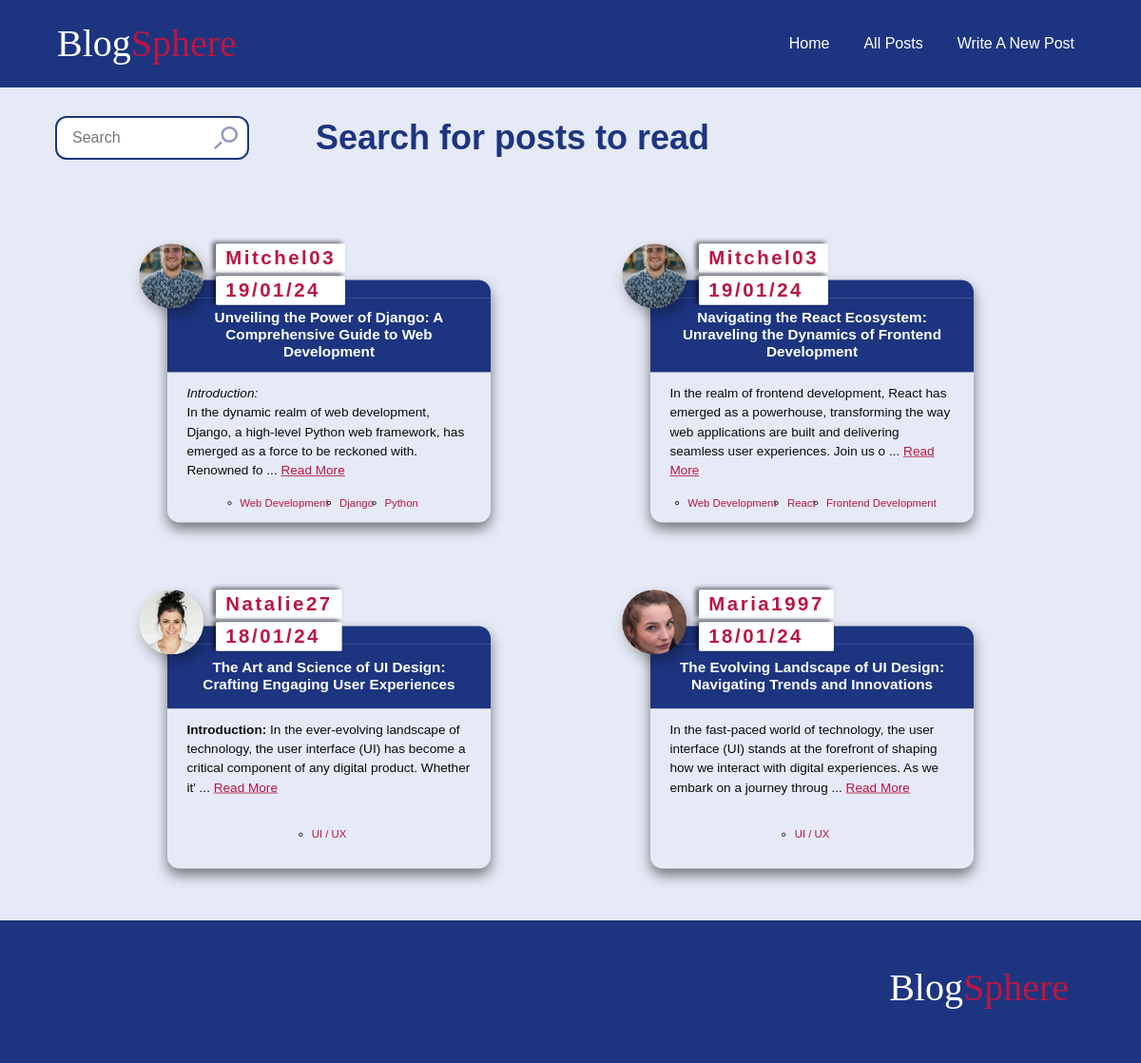
/posts/, run on an earlier commit of the app's database.
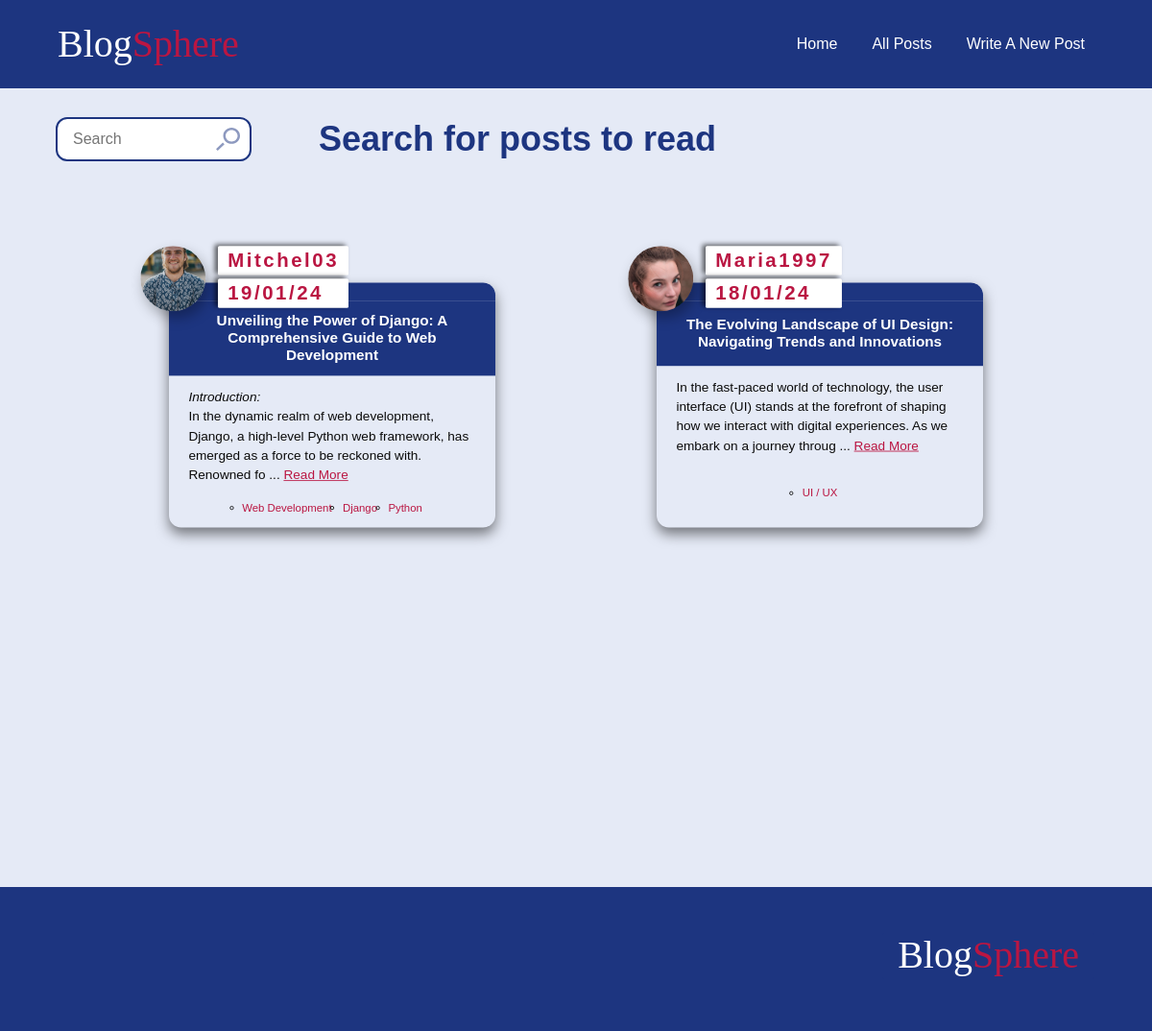
And on a later commit of the database.
### blog/models.py (models this page shows, shortened)
class Navigation(models.Model):
    text= models.CharField(max_length=100)
    destination= models.CharField(max_length=100)

class Post(models.Model):
    title = models.CharField(max_length=100)
    author = models.ForeignKey(User,  on_delete=models.CASCADE)
    body = RichTextUploadingField(blank=True, null=True)
    created_at = models.DateField(auto_now=True)
    tags = models.ManyToManyField(Tag)
    slug = models.SlugField(unique=True, editable= False, blank= True, db_index=True, default='')
    comments = models.ManyToManyField('Comment', blank=True)
    class Meta:
        ordering = ['-created_at']

class Tag(models.Model):
    name = models.CharField(max_length=100)
    def __str__(self):
        return f'{self.name}'

### accounts/models.py (models this page shows, shortened)
class Profile(models.Model):
    MALE = 'M'
    FEMALE = 'F'
    OTHER = 'O'
    GENDER_CHOICES = [
        (MALE, 'Male'),
        (FEMALE, 'Female'),
        (OTHER, 'Other'),
    ]
    user = models.OneToOneField(User, on_delete=models.CASCADE)
    bio = models.TextField(blank=True,null=True,  max_length = 400)
    profile_pic = models.ImageField( blank=True, null=True)
    gender = models.CharField(null=True, blank= True,  max_length=1,choices=GENDER_CHOICES, default= MALE)
    birthday = models.DateField(null=True, blank = True, default=default_date)
    job = models.CharField(blank=True, null=True,  max_length = 400)
    first_name = models.CharField(null=True, blank=True, max_length=100)
    last_name = models.CharField(null=True, blank=True, max_length=100)
    email = models.EmailField(null=True, blank=True,  max_length=254)
    full_name = models.CharField(null=True, max_length = 200, blank= True)
    country = models.CharField(null=True, blank=True, max_length=100)
    city = models.CharField(null=True, blank=True, max_length=100)
    following = models.ManyToManyField('self',symmetrical=False, blank=True)
    followers = models.ManyToManyField("self", related_name="followed_by", symmetrical=False, blank=True)
    comments = models.ManyToManyField(Comment,related_name='user_comments', blank=True)

### blog/views.py (the view)
# urls.py: path('posts/', views.all_posts, name='posts'),
def all_posts(request):
   q = request.GET.get('q', '').strip()
   tag = request.GET.get('tag', '')
   filter_param = request.GET.get('filter', '')
   all_posts = posts.all()
   filtered_posts_by_author = posts.filter(author__username__contains=q)
   filtered_posts_by_title =all_posts.filter(title__icontains=q)
   filtered_posts_by_tag = posts.filter(Q(tags__name__contains=q)| Q(tags__name = tag)).distinct()
   if q:
      filtered_posts = posts.filter(
      Q(tags__name=tag) |
      Q(tags__name__icontains=q) |
      Q(author__username__icontains=q) |
      Q(slug__icontains=q)
   ).distinct().order_by('-created_at','title')
   else:
      filtered_posts = None;
   tag_posts = posts.filter(tags__name = tag)
   context = {
      'all_posts': all_posts,
      'tag': tag,
      'filter': filter_param,
      'filtered_posts': filtered_posts,
      'search': q,
      'tag_posts': tag_posts,
      "filtered_posts_by_author": filtered_posts_by_author,
      "filtered_posts_by_title": filtered_posts_by_title,
      "filtered_posts_by_tag": filtered_posts_by_tag
   }
   return render(request, 'blog/posts.html', context)

### blog/context_processors.py (called while the page is built)
def render_Nav_processor(request):
  if request.user.is_authenticated:
    navigation_links = Navigation.objects.exclude(destination = 'login')
  else:
    navigation_links = Navigation.objects.exclude(destination = 'logout')
  return  {
        'nav_links': navigation_links
    }

### blog/templates/blog/posts.html (shortened to what this page needs)
{% extends '../layout.html'%}
{% load static%}
{% block style %}
<link rel="stylesheet" href="{% static "posts.css"%}">
<link rel="stylesheet" href="{% static "article.css"%}">
{% endblock  %}
{% block content %}
<div class="heading-row" >
    <form class="search-container" action={{request.path}} method="GET">
        <input class="search-input" type="text"  placeholder="Search" name="q" id="q">
        <img class="search-icon" src="{% static 'search-icon.svg' %}" alt="search icon">
    </form>
    {% if filtered_posts %}
    <div class="search-container">
<h1>Search Results for <span class="post-about">{{search|title}}</span>:  <span class="search-container-count" > {{filtered_posts.count}}</span></h1>
<div class="search-container--filter">
{% if filtered_posts.count %}
<h4>Filter by:</h4>
<div class="filter-links">
<a class=" {% if filter == 'author' %} filter-active {% endif %}  filter-by--author filter-link" href="{% url 'posts'%}?filter=author&q={{search}}"> Author <span >{{filtered_posts_by_author.count}}</span> </a>
<a class=" {% if filter == 'title' %} filter-active {% endif %} filter-by--title filter-link" href="{% url 'posts'%}?filter=title&q={{search}}"> Posts <span >{{filtered_posts_by_title.count}}</span></a>
<a class="{% if filter == 'tag' %} filter-active {% endif %} filter-by--tag filter-link" href="{% url 'posts'%}?filter=tag&q={{search}}"> Tags <span >{{filtered_posts_by_tag.count}}</span></a>
<a class="filter-reset filter-link" href="{% url 'posts'%}?q={{search}}"> Reset filter</a>
</div>
{% endif %}
</div>
</div>
{% else %}
{% if tag %}
<h1 >Posts about <span class="post-about">{{tag}}</span></h1>
{% else %}
<h1>Search for posts to read</h1>
{% endif %}
{% endif %}
</div>
     <ul class="blogs">
        {% if tag %}
        {% for post in tag_posts %}
        {% include "components/article.html" %}
        {% endfor %}
        {% else %}
        {% if not filtered_posts and not search %}
    {% for post in all_posts %}
   {% include "components/article.html" %}
    {% endfor %}
  {% endif %}
 {% endif %}</ul>
{% endblock content %}

### templates/components/header.html (shortened to what this page needs)
{% load static%}
{% block style %}
<link rel="stylesheet" href="{% static "header.css"%}">
<link rel="stylesheet" href="{% static "article.css"%}">
{% endblock  %}
<header class="nav-header" >
    <div class="container header">
      <div>
       <span class="logo">Blog<span class="brand-accent">Sphere
    </div><nav >
    <ul class="nav">
     {% for link in nav_links %}
       <li>
        <a href="{% url link.destination %}">{{ link.text | title }}</a>
       </li>
       {% endfor %}
    </ul>
</nav>
</div>
</header>

### templates/components/article.html (shortened to what this page needs)
{% load static %}
<li class="post ">
    <header class="author">
        {% if post.author != request.user %}
         <a href="{% url 'user-profile' username=post.author tab='informations' %}">
            {% else %}
            <a href="{% url 'my-informations' %}">
       {% endif %}
       {% if post.author.profile.profile_pic %}
       <img class="profile-picture" src="{{ post.author.profile.profile_pic.url }}" alt="Profile Picture">
{% else %}
            <img class="no-picture" src="{% static 'images/no-profile-picture.svg' %}" alt="">
            {% endif%}
        </a>
            <div class="author-post__details">
                {% if post.author != request.user  %}
                <a href="{% url 'user-profile' username=post.author tab='informations' %}">
                    <span class="author-post__details-name">{{post.author.username}}</span> </a>{% endif %}
                    <span class="author-post__details-date">{{post.created_at|date:"d/m/y"}}</span></div>
                </header>
                <a href="{% url 'post' post.slug %}">
        <div class="title-container">
            <h3 class="post-title">{{ post.title }}</h3>
        </div>
        <div class="content">
            <p class="post-content">
                {{ post.body|slice:":175"|safe }}
                {% if post.body|length > 175 %}
                ... <a class="read_more" href="{% url 'post' post.slug %}">Read More</a>
                {% endif %}
            </p>
        </a>
            <div class="row">
                <ul class="tags">
                    {% for tag in post.tags.all %}
                        <li><a href="{% url 'posts'%}?tag={{tag}}" class="tag"> {{tag}}</a></li>
                    {% endfor %}
                </ul>
            </div>
    </li>

What changed in the data, as far as the page shows it:
removed Post: author.profile.profile_pic (picture), author.username "Mitchel03", created_at "19/01/24", title "Navigating the React Ecosystem: Unraveling the Dynamics of Frontend Development", body "In the realm of frontend development, React has emerged as a powerhouse, transforming the way web applications are built and delivering seamless user experiences. Join us o", shows "Read More", Tag (name "Web Development")
no longer on this page (row unchanged): Tag: name "React", shown under "Mitchel03"
no longer on this page (row unchanged): Tag: name "Frontend Development", shown under "Mitchel03"
removed Post: author.profile.profile_pic (picture), author.username "Natalie27", created_at "18/01/24", title "The Art and Science of UI Design: Crafting Engaging User Experiences", body "Introduction: In the ever-evolving landscape of technology, the user interface (UI) has become a critical component of any digital product. Whether it'", shows "Read More", Tag (name "UI / UX")
